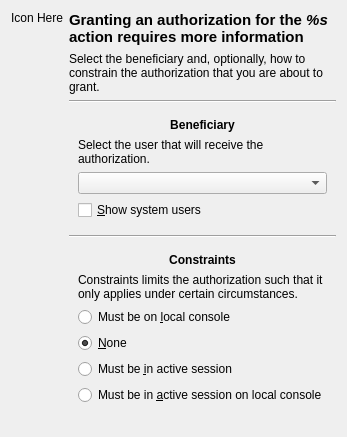
<ui version="4.0" >
 <class>PkKBlockGrantAuth</class>
 <widget class="QWidget" name="PkKBlockGrantAuth" >
  <property name="geometry" >
   <rect>
    <x>0</x>
    <y>0</y>
    <width>344</width>
    <height>426</height>
   </rect>
  </property>
  <property name="sizePolicy" >
   <sizepolicy vsizetype="MinimumExpanding" hsizetype="MinimumExpanding" >
    <horstretch>0</horstretch>
    <verstretch>0</verstretch>
   </sizepolicy>
  </property>
  <property name="windowTitle" >
   <string>Grant Authorization</string>
  </property>
  <layout class="QGridLayout" name="gridLayout_2" >
   <item row="0" column="0" >
    <layout class="QGridLayout" name="gridLayout_3" >
     <item rowspan="7" row="0" column="0" >
      <layout class="QVBoxLayout" name="verticalLayout" >
       <item>
        <widget class="QLabel" name="iconL" >
         <property name="text" >
          <string>Icon Here</string>
         </property>
        </widget>
       </item>
       <item>
        <spacer name="verticalSpacer_2" >
         <property name="orientation" >
          <enum>Qt::Vertical</enum>
         </property>
         <property name="sizeHint" stdset="0" >
          <size>
           <width>20</width>
           <height>40</height>
          </size>
         </property>
        </spacer>
       </item>
      </layout>
     </item>
     <item row="0" column="1" >
      <widget class="QLabel" name="label" >
       <property name="sizePolicy" >
        <sizepolicy vsizetype="MinimumExpanding" hsizetype="MinimumExpanding" >
         <horstretch>0</horstretch>
         <verstretch>0</verstretch>
        </sizepolicy>
       </property>
       <property name="text" >
        <string>&lt;!DOCTYPE HTML PUBLIC "-//W3C//DTD HTML 4.0//EN" "http://www.w3.org/TR/REC-html40/strict.dtd">
&lt;html>&lt;head>&lt;meta name="qrichtext" content="1" />&lt;style type="text/css">
p, li { white-space: pre-wrap; }
&lt;/style>&lt;/head>&lt;body style=" font-family:'DejaVu Sans'; font-size:9pt; font-weight:400; font-style:normal;">
&lt;p style=" margin-top:0px; margin-bottom:0px; margin-left:0px; margin-right:0px; -qt-block-indent:0; text-indent:0px;">&lt;span style=" font-size:11pt; font-weight:600;">Granting an authorization for the &lt;/span>&lt;span style=" font-size:11pt; font-weight:600; font-style:italic;">%s&lt;/span>&lt;span style=" font-size:11pt; font-weight:600;"> action requires more information&lt;/span>&lt;/p>&lt;/body>&lt;/html></string>
       </property>
       <property name="wordWrap" >
        <bool>true</bool>
       </property>
      </widget>
     </item>
     <item row="1" column="1" >
      <widget class="QLabel" name="instructionsL" >
       <property name="sizePolicy" >
        <sizepolicy vsizetype="MinimumExpanding" hsizetype="MinimumExpanding" >
         <horstretch>0</horstretch>
         <verstretch>0</verstretch>
        </sizepolicy>
       </property>
       <property name="text" >
        <string>Select the beneficiary and, optionally, how to constrain the authorization that you are about to grant.</string>
       </property>
       <property name="wordWrap" >
        <bool>true</bool>
       </property>
      </widget>
     </item>
     <item row="3" column="1" >
      <widget class="QWidget" native="1" name="widget" >
       <layout class="QGridLayout" name="gridLayout_4" >
        <item row="2" column="0" >
         <widget class="QLabel" name="beneficiaryL" >
          <property name="text" >
           <string>Select the user that will receive the authorization.</string>
          </property>
          <property name="wordWrap" >
           <bool>true</bool>
          </property>
         </widget>
        </item>
        <item row="3" column="0" >
         <widget class="KComboBox" name="userCB" />
        </item>
        <item row="4" column="0" >
         <widget class="QCheckBox" name="showSysUsersChB" >
          <property name="text" >
           <string>&amp;Show system users</string>
          </property>
         </widget>
        </item>
        <item row="1" column="0" >
         <widget class="QLabel" name="label_2" >
          <property name="font" >
           <font>
            <weight>75</weight>
            <bold>true</bold>
           </font>
          </property>
          <property name="text" >
           <string>Beneficiary</string>
          </property>
          <property name="alignment" >
           <set>Qt::AlignCenter</set>
          </property>
         </widget>
        </item>
       </layout>
      </widget>
     </item>
     <item row="2" column="1" >
      <widget class="Line" name="line" >
       <property name="orientation" >
        <enum>Qt::Horizontal</enum>
       </property>
      </widget>
     </item>
     <item row="4" column="1" >
      <widget class="Line" name="line_2" >
       <property name="orientation" >
        <enum>Qt::Horizontal</enum>
       </property>
      </widget>
     </item>
     <item row="5" column="1" >
      <widget class="QWidget" native="1" name="widget_2" >
       <layout class="QGridLayout" name="gridLayout" >
        <item row="1" column="0" >
         <widget class="QLabel" name="label_4" >
          <property name="text" >
           <string>Constraints limits the authorization such that it only applies under certain circumstances.</string>
          </property>
          <property name="wordWrap" >
           <bool>true</bool>
          </property>
         </widget>
        </item>
        <item row="5" column="0" >
         <widget class="QRadioButton" name="activeConsoleRB" >
          <property name="text" >
           <string>Must be in &amp;active session on local console</string>
          </property>
         </widget>
        </item>
        <item row="4" column="0" >
         <widget class="QRadioButton" name="activeRB" >
          <property name="text" >
           <string>Must be &amp;in active session</string>
          </property>
         </widget>
        </item>
        <item row="3" column="0" >
         <widget class="QRadioButton" name="noneRB" >
          <property name="text" >
           <string>&amp;None</string>
          </property>
          <property name="checked" >
           <bool>true</bool>
          </property>
         </widget>
        </item>
        <item row="2" column="0" >
         <widget class="QRadioButton" name="consoleRB" >
          <property name="text" >
           <string>Must be on &amp;local console</string>
          </property>
         </widget>
        </item>
        <item row="0" column="0" >
         <widget class="QLabel" name="label_3" >
          <property name="font" >
           <font>
            <weight>75</weight>
            <bold>true</bold>
           </font>
          </property>
          <property name="text" >
           <string>Constraints</string>
          </property>
          <property name="alignment" >
           <set>Qt::AlignCenter</set>
          </property>
         </widget>
        </item>
       </layout>
      </widget>
     </item>
    </layout>
   </item>
   <item row="1" column="0" >
    <spacer name="verticalSpacer" >
     <property name="orientation" >
      <enum>Qt::Vertical</enum>
     </property>
     <property name="sizeType" >
      <enum>QSizePolicy::Expanding</enum>
     </property>
     <property name="sizeHint" stdset="0" >
      <size>
       <width>20</width>
       <height>0</height>
      </size>
     </property>
    </spacer>
   </item>
  </layout>
 </widget>
 <customwidgets>
  <customwidget>
   <class>KComboBox</class>
   <extends>QComboBox</extends>
   <header>kcombobox.h</header>
  </customwidget>
 </customwidgets>
 <resources/>
 <connections/>
</ui>
